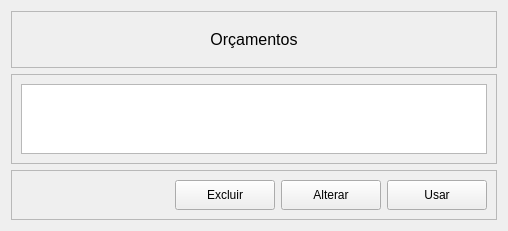
            <widget class="QWidget" name="page8">
             <layout class="QVBoxLayout" name="verticalLayout_29">
              <item>
               <widget class="QFrame" name="frame_27">
                <property name="frameShape">
                 <enum>QFrame::StyledPanel</enum>
                </property>
                <property name="frameShadow">
                 <enum>QFrame::Raised</enum>
                </property>
                <layout class="QVBoxLayout" name="verticalLayout_27" stretch="0">
                 <property name="spacing">
                  <number>18</number>
                 </property>
                 <property name="leftMargin">
                  <number>18</number>
                 </property>
                 <property name="topMargin">
                  <number>18</number>
                 </property>
                 <property name="rightMargin">
                  <number>18</number>
                 </property>
                 <property name="bottomMargin">
                  <number>18</number>
                 </property>
                 <item>
                  <widget class="QLabel" name="label_13">
                   <property name="font">
                    <font>
                     <family>MS Shell Dlg 2</family>
                     <pointsize>12</pointsize>
                     <weight>50</weight>
                     <italic>false</italic>
                     <bold>false</bold>
                    </font>
                   </property>
                   <property name="text">
                    <string>Orçamentos</string>
                   </property>
                   <property name="alignment">
                    <set>Qt::AlignCenter</set>
                   </property>
                  </widget>
                 </item>
                </layout>
               </widget>
              </item>
              <item>
               <widget class="QFrame" name="frame_29">
                <property name="sizePolicy">
                 <sizepolicy hsizetype="Preferred" vsizetype="Expanding">
                  <horstretch>0</horstretch>
                  <verstretch>0</verstretch>
                 </sizepolicy>
                </property>
                <property name="styleSheet">
                 <string notr="true">QLineEdit{
	border: 1px solid #888888;
	background-color: #DDDDDD
}</string>
                </property>
                <property name="frameShape">
                 <enum>QFrame::StyledPanel</enum>
                </property>
                <property name="frameShadow">
                 <enum>QFrame::Raised</enum>
                </property>
                <layout class="QVBoxLayout" name="verticalLayout_28">
                 <item>
                  <widget class="QTableWidget" name="tableWidget_5">
                   <property name="sizePolicy">
                    <sizepolicy hsizetype="Expanding" vsizetype="Expanding">
                     <horstretch>0</horstretch>
                     <verstretch>0</verstretch>
                    </sizepolicy>
                   </property>
                   <property name="autoFillBackground">
                    <bool>false</bool>
                   </property>
                   <property name="frameShape">
                    <enum>QFrame::StyledPanel</enum>
                   </property>
                   <property name="frameShadow">
                    <enum>QFrame::Sunken</enum>
                   </property>
                   <property name="sizeAdjustPolicy">
                    <enum>QAbstractScrollArea::AdjustToContents</enum>
                   </property>
                   <property name="showGrid">
                    <bool>true</bool>
                   </property>
                   <property name="gridStyle">
                    <enum>Qt::DashLine</enum>
                   </property>
                   <property name="sortingEnabled">
                    <bool>false</bool>
                   </property>
                   <property name="wordWrap">
                    <bool>true</bool>
                   </property>
                   <property name="cornerButtonEnabled">
                    <bool>true</bool>
                   </property>
                   <property name="rowCount">
                    <number>0</number>
                   </property>
                   <property name="columnCount">
                    <number>3</number>
                   </property>
                   <attribute name="horizontalHeaderVisible">
                    <bool>false</bool>
                   </attribute>
                   <attribute name="horizontalHeaderCascadingSectionResizes">
                    <bool>true</bool>
                   </attribute>
                   <attribute name="horizontalHeaderHighlightSections">
                    <bool>true</bool>
                   </attribute>
                   <attribute name="horizontalHeaderMinimumSectionSize">
                    <number>150</number>
                   </attribute>
                   <attribute name="horizontalHeaderShowSortIndicator" stdset="0">
                    <bool>true</bool>
                   </attribute>
                   <attribute name="horizontalHeaderStretchLastSection">
                    <bool>true</bool>
                   </attribute>
                   <column>
                    <property name="text">
                     <string>Código</string>
                    </property>
                   </column>
                   <column>
                    <property name="text">
                     <string>Peça</string>
                    </property>
                   </column>
                   <column>
                    <property name="text">
                     <string>Valor</string>
                    </property>
                   </column>
                  </widget>
                 </item>
                </layout>
               </widget>
              </item>
              <item>
               <widget class="QFrame" name="frame_28">
                <property name="styleSheet">
                 <string notr="true">QPushButton:hover{
	background-color: #aaaaaa;
	border-radius: 5px;
}

QPushButton:focus{
	background-color: #aaaaaa;
	border-radius: 5px;
}</string>
                </property>
                <property name="frameShape">
                 <enum>QFrame::StyledPanel</enum>
                </property>
                <property name="frameShadow">
                 <enum>QFrame::Raised</enum>
                </property>
                <layout class="QHBoxLayout" name="horizontalLayout_11">
                 <item>
                  <spacer name="horizontalSpacer_10">
                   <property name="orientation">
                    <enum>Qt::Horizontal</enum>
                   </property>
                   <property name="sizeHint" stdset="0">
                    <size>
                     <width>40</width>
                     <height>20</height>
                    </size>
                   </property>
                  </spacer>
                 </item>
                 <item>
                  <widget class="QPushButton" name="pushButton_34">
                   <property name="minimumSize">
                    <size>
                     <width>100</width>
                     <height>30</height>
                    </size>
                   </property>
                   <property name="text">
                    <string>Excluir</string>
                   </property>
                  </widget>
                 </item>
                 <item>
                  <widget class="QPushButton" name="pushButton_35">
                   <property name="minimumSize">
                    <size>
                     <width>100</width>
                     <height>30</height>
                    </size>
                   </property>
                   <property name="text">
                    <string>Alterar</string>
                   </property>
                  </widget>
                 </item>
                 <item>
                  <widget class="QPushButton" name="pushButton_36">
                   <property name="minimumSize">
                    <size>
                     <width>100</width>
                     <height>30</height>
                    </size>
                   </property>
                   <property name="text">
                    <string>Usar</string>
                   </property>
                  </widget>
                 </item>
                </layout>
               </widget>
              </item>
             </layout>
            </widget>
